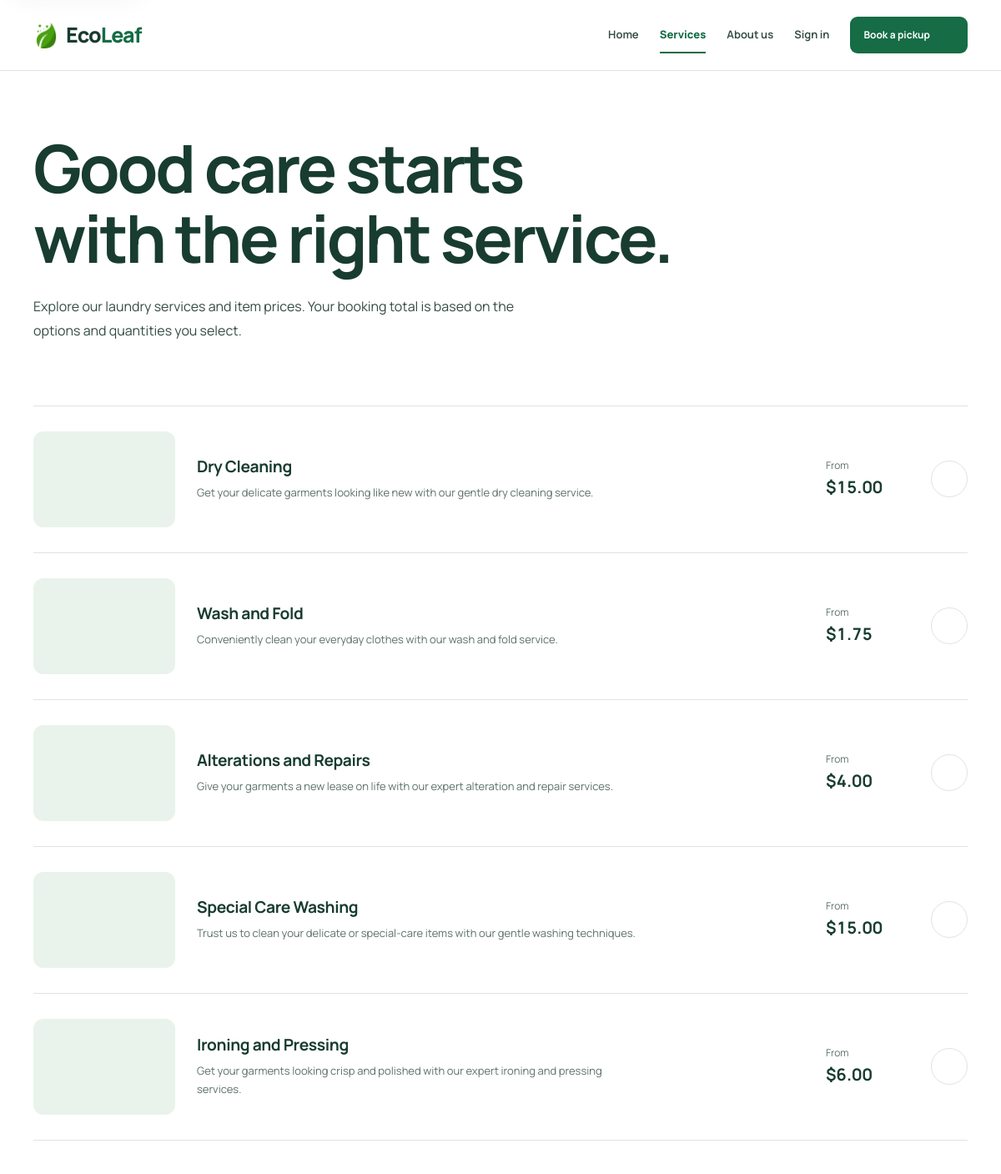
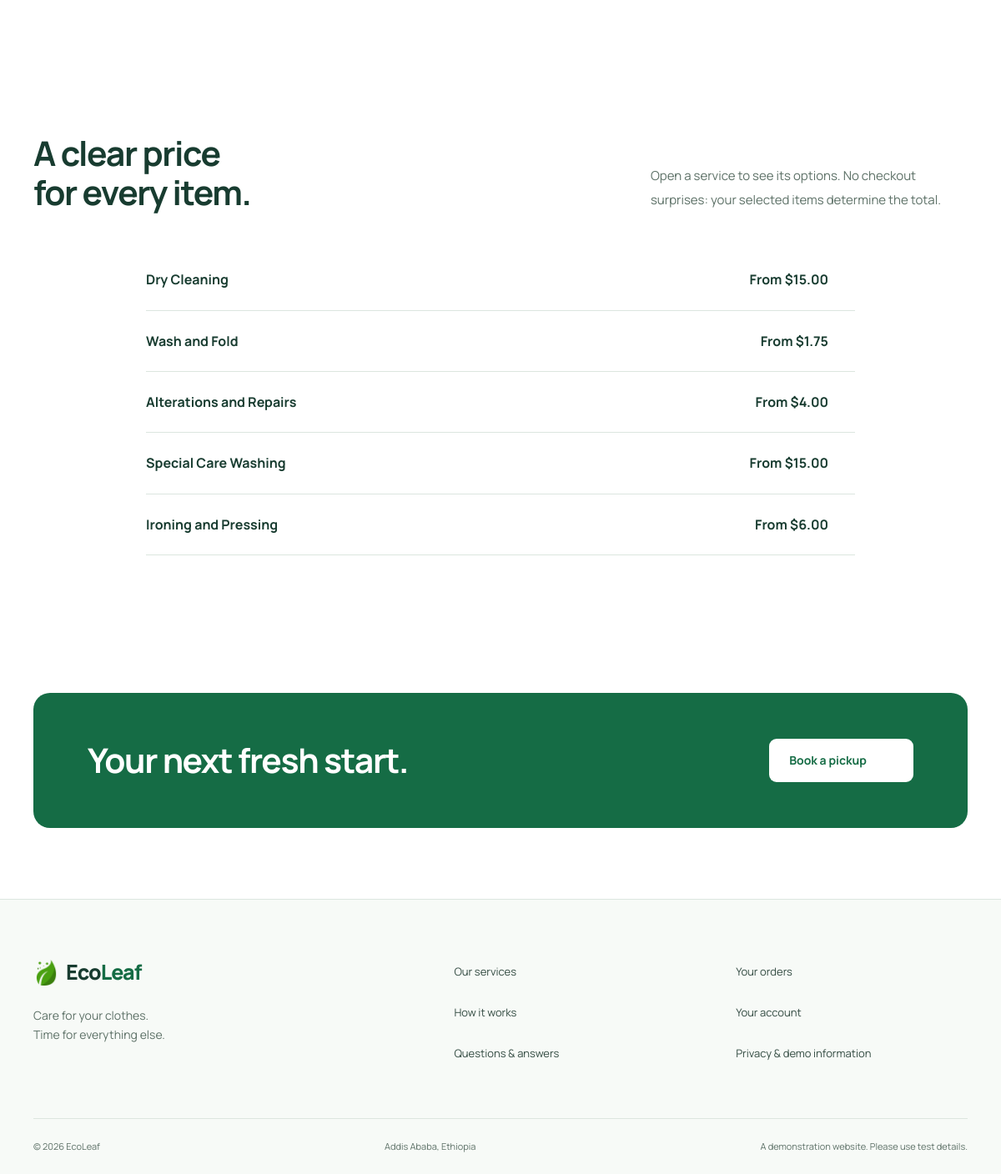
/package.php, run on the app's committed database (2 pictures, top to bottom).
### tables this page shows
CREATE TABLE services (
    service_id INT AUTO_INCREMENT PRIMARY KEY,
    service_name VARCHAR(50) NOT NULL,
    description TEXT,
    price DECIMAL(10, 2),  
	picture1 varchar(255) DEFAULT NULL,
    picture2 varchar(255) DEFAULT NULL,
    created_at DATETIME DEFAULT CURRENT_TIMESTAMP,
    updated_at DATETIME DEFAULT CURRENT_TIMESTAMP ON UPDATE CURRENT_TIMESTAMP
);

### db/app.php (called while the page is built, shortened)
<?php
function db(): mysqli {
    static $connection;
    if (!$connection) {
        require __DIR__ . '/db_con.php';
        $connection = $con;
    }
    return $connection;
}
function h(mixed $value): string { return htmlspecialchars((string)($value ?? ''), ENT_QUOTES | ENT_SUBSTITUTE, 'UTF-8'); }
function url(string $path = ''): string { return rtrim(getenv('APP_BASE_PATH') ?: '', '/') . '/' . ltrim($path, '/'); }
function current_user(): ?array {
    static $loaded = false, $user = null;
    return $user;
}
function money(mixed $amount): string { return '$' . number_format((float)$amount, 2); }
function service_catalog(): array {
    $services = db()->query('SELECT s.*, (SELECT MIN(price) FROM service_options WHERE service_id = s.service_id) AS option_min FROM services s ORDER BY s.service_id')->fetch_all(MYSQLI_ASSOC);
    $options = db()->query('SELECT option_id, service_id, option_name, price FROM service_options ORDER BY option_id')->fetch_all(MYSQLI_ASSOC);
    foreach ($services as &$service) $service['options'] = array_values(array_filter($options, fn($option) => (int)$option['service_id'] === (int)$service['service_id']));
    unset($service); return $services;
}

### package.php (the view, shortened to what this page needs)
<?php
require_once __DIR__.'/components/layout.php';$services=service_catalog();page_start('Laundry services & prices','services');
?>
<main id="main"><section class="container page-heading"><h1>Good care starts<br>with the right service.</h1><p>Explore our laundry services and item prices. Your booking total is based on the options and quantities you select.</p></section>
<section class="container section section-tight"><div class="service-list"><?php service_rows($services,0,true) ?></div></section>
<section class="container section"><div class="section-heading"><h2>A clear price<br>for every item.</h2><p>Open a service to see its options. No checkout surprises: your selected items determine the total.</p></div><div class="price-details"><?php foreach($services as $service): if(!$service['options']) continue; ?><details><summary><?= h($service['service_name']) ?><span>From <?= money($service['option_min']) ?> <?= icon('chevron',18) ?></span></summary></details><?php endforeach ?></div></section>
<section class="container closing-section"><h2>Your next fresh start.</h2><a class="button button-light" href="<?= h(url('booking.php')) ?>">Book a pickup <?= icon('arrow') ?></a></section></main>
<?php page_end() ?>

### components/layout.php (shortened to what this page needs)
<?php
require_once __DIR__ . '/../db/app.php';
function icon(string $name, int $size = 20): string {
    $paths = [
        'arrow'=>'<path d="M5 12h14m-6-6 6 6-6 6"/>',
        'check'=>'<path d="m5 12 4 4L19 6"/>',
        'menu'=>'<path d="M4 6h16M4 12h16M4 18h16"/>',
        'user'=>'<circle cx="12" cy="8" r="4"/><path d="M4 21v-2a8 8 0 0 1 16 0v2"/>',
        'bag'=>'<path d="M5 7h14l1 14H4L5 7Z"/><path d="M8 8V6a4 4 0 0 1 8 0v2"/>',
        'leaf'=>'<path d="M20 3C6 1 2 10 6 16s15 2 14-13Z"/><path d="M4 21 16 9"/>',
        'shirt'=>'<path d="m8 3-6 4 3 5 3-2v11h8V10l3 2 3-5-6-4a4 4 0 0 1-8 0Z"/>',
        'clock'=>'<circle cx="12" cy="12" r="9"/><path d="M12 7v5l3 2"/>',
        'calendar'=>'<rect x="3" y="5" width="18" height="16" rx="2"/><path d="M7 3v4m10-4v4M3 11h18"/>',
        'pin'=>'<path d="M20 10c0 6-8 12-8 12S4 16 4 10a8 8 0 1 1 16 0Z"/><circle cx="12" cy="10" r="2.5"/>',
        'spark'=>'<path d="m12 3 2.6 6.4L21 12l-6.4 2.6L12 21l-2.6-6.4L3 12l6.4-2.6L12 3Z"/>',
        'wash'=>'<rect x="4" y="2" width="16" height="20" rx="2"/><circle cx="12" cy="14" r="5"/><path d="M7 6h3m5 0h2"/>',
        'plus'=>'<path d="M12 5v14M5 12h14"/>',
        'minus'=>'<path d="M5 12h14"/>',
        'search'=>'<circle cx="10" cy="10" r="6"/><path d="m15 15 6 6"/>',
        'chevron'=>'<path d="m6 9 6 6 6-6"/>',
        'star'=>'<path d="m12 3 2.8 5.7 6.2.9-4.5 4.4 1.1 6.2L12 17.3 6.4 20.2l1.1-6.2L3 9.6l6.2-.9L12 3Z"/>',
        'lock'=>'<rect x="4" y="10" width="16" height="11" rx="2"/><path d="M8 10V7a4 4 0 0 1 8 0v3"/>',
        'pause'=>'<path d="M8 5v14M16 5v14"/>',
        'rotate'=>'<path d="M3 10a9 9 0 1 1 2 8M3 4v6h6"/>',
    ];
    return '<svg width="'.$size.'" height="'.$size.'" viewBox="0 0 24 24" fill="none" stroke="currentColor" stroke-width="1.7" stroke-linecap="round" stroke-linejoin="round" aria-hidden="true">'.($paths[$name] ?? $paths['leaf']).'</svg>';
}
function asset(string $path): string {
    $file = dirname(__DIR__) . '/' . $path;
    return url($path) . '?v=' . (is_file($file) ? filemtime($file) : '1');
}
function brand(): string {
    return '<a class="brand" href="'.h(url('home.php')).'" aria-label="EcoLeaf home"><img src="'.h(asset('images/leaf.png')).'" width="31" height="31" alt=""><span>Eco<span class="brand-leaf">Leaf</span></span></a>';
}
function page_start(string $title, string $active = '', string $description = 'Laundry care made easier. Explore EcoLeaf services, schedule a pickup, and manage your bookings.'): void {
    $user = current_user();
    ?><!doctype html>
<html lang="en" data-type="service">
<head>
    <link rel="stylesheet" href="<?= h(asset('styles.css')) ?>">
</head>
<body class="page-<?= h($active) ?>">
<header class="site-header"><div class="container header-inner">
    <?= brand() ?>
    <button class="icon-button menu-toggle" type="button" data-menu-toggle aria-controls="site-navigation" aria-expanded="false" aria-label="Open navigation"><?= icon('menu') ?></button>
    <nav id="site-navigation" class="site-navigation" aria-label="Main navigation">
        <?php foreach (['home'=>['home.php','Home'],'services'=>['package.php','Services'],'about'=>['about.php','About us']] as $key=>$item): ?>
        <a href="<?= h(url($item[0])) ?>" <?= $active===$key?'aria-current="page"':'' ?>><?= h($item[1]) ?></a>
        <?php endforeach ?>
        <?php if ($user): ?>
        <a href="<?= h(url('my_orders.php')) ?>" <?= $active==='orders'?'aria-current="page"':'' ?>>My orders</a>
        <?php if ($user['role']==='admin'): ?><a href="<?= h(url('admin/adminDash.php')) ?>" <?= $active==='admin'?'aria-current="page"':'' ?>>Dashboard</a><?php endif ?>
        <a class="account-link" href="<?= h(url('profile.php')) ?>" <?= $active==='profile'?'aria-current="page"':'' ?>><?= icon('user',18) ?><span><?= h($user['username']) ?></span></a>
        <form action="<?= h(url('db/db_logout.php')) ?>" method="post"><?= csrf_field() ?><button class="text-button" type="submit">Sign out</button></form>
        <?php else: ?><a href="<?= h(url('login.php')) ?>" <?= $active==='login'?'aria-current="page"':'' ?>>Sign in</a><?php endif ?>
        <a class="button button-small" href="<?= h(url('booking.php')) ?>">Book a pickup <?= icon('arrow',17) ?></a>
    </nav>
</div></header>
    <?php endforeach ?></div><?php endif;
}
function page_end(): void { ?>
<footer class="site-footer"><div class="container footer-top"><div><?= brand() ?><p>Care for your clothes.<br>Time for everything else.</p></div>
<nav aria-label="Footer navigation"><a href="<?= h(url('package.php')) ?>">Our services</a><a href="<?= h(url('about.php#how-it-works')) ?>">How it works</a><a href="<?= h(url('about.php#faq')) ?>">Questions & answers</a></nav>
<nav aria-label="Account and information"><a href="<?= h(url('my_orders.php')) ?>">Your orders</a><a href="<?= h(url('profile.php')) ?>">Your account</a><a href="<?= h(url('privacy.php')) ?>">Privacy & demo information</a></nav>
</div><div class="container footer-bottom"><span>&copy; <?= date('Y') ?> EcoLeaf</span><span>Addis Ababa, Ethiopia</span><span>A demonstration website. Please use test details.</span></div></footer>
</body></html><?php }
function service_photo(array $service): ?array {
    $photographs = [
        'dry cleaning' => ['dry-cleaning.jpg', 'Pressed shirts and a blazer on wooden hangers'],
        'wash and fold' => ['wash-fold.jpg', 'Freshly folded cotton shirts and towels'],
        'alterations and repairs' => ['alterations.jpg', 'A sewing machine stitching a seam in green fabric'],
        'special care washing' => ['delicate-care.jpg', 'An ivory silk blouse beside a fine-knit wool sweater'],
        'ironing and pressing' => ['ironing.jpg', 'A steam iron pressing a pale-blue shirt'],
    ];
    return $photographs[strtolower(trim($service['service_name']))] ?? null;
}
function service_rows(array $services, int $limit = 0, bool $photographs = false): void {
    $services = array_values(array_filter($services,fn($service)=>count($service['options'])>0));
    $icons = ['wash','shirt','spark','leaf','shirt'];
    foreach ($services as $i=>$service): $photo = $photographs ? service_photo($service) : null; ?>
    <article class="service-row<?= $photo ? ' service-row-photo' : '' ?>"><?php if ($photo): ?><span class="service-photograph"><img src="<?= h(asset('assets/photos/'.$photo[0])) ?>" alt="<?= h($photo[1]) ?>" width="640" height="427" loading="lazy" decoding="async"></span><?php else: ?><span class="service-symbol"><?= icon($icons[$i%count($icons)],28) ?></span><?php endif ?><div class="service-copy"><h3><?= h($service['service_name']) ?></h3><p><?= h($service['description']) ?></p></div><div class="service-price"><span>From</span><strong><?= money($service['option_min']) ?></strong></div><a class="icon-button service-link" href="<?= h(url('booking.php?service='.(int)$service['service_id'])) ?>" aria-label="Book <?= h($service['service_name']) ?>"><?= icon('arrow') ?></a></article>
    <?php endforeach;
}
    $invalid = isset($errors[$name]); ?>

### data on the page
services: shows a picture, service_name "Dry Cleaning", description "Get your delicate garments looking like new with our gentle dry cleaning service.", option_min "$15.00", $size 20 (drawn), $size 18 (drawn)
services: shows a picture, service_name "Wash and Fold", description "Conveniently clean your everyday clothes with our wash and fold service.", option_min "$1.75", $size 20 (drawn), $size 18 (drawn)
services: shows a picture, service_name "Alterations and Repairs", description "Give your garments a new lease on life with our expert alteration and repair services.", option_min "$4.00", $size 20 (drawn), $size 18 (drawn)
services: shows a picture, service_name "Special Care Washing", description "Trust us to clean your delicate or special-care items with our gentle washing techniques.", option_min "$15.00", $size 20 (drawn), $size 18 (drawn)
services: shows a picture, service_name "Ironing and Pressing", description "Get your garments looking crisp and polished with our expert ironing and pressing services.", option_min "$6.00", $size 20 (drawn), $size 18 (drawn)

### other printed values
$item[1] "Home"
$item[1] "Services"
$item[1] "About us"
